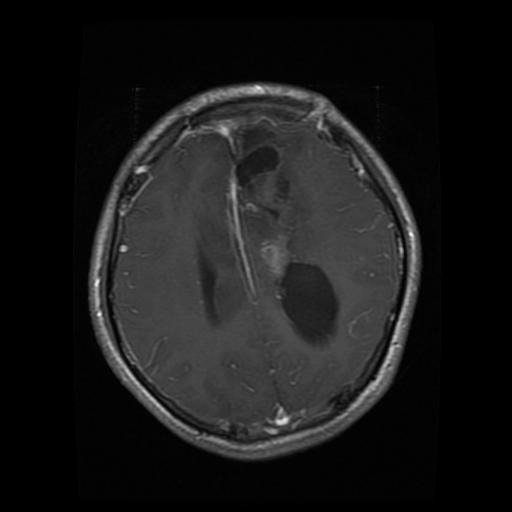
#> input picture Dataset/Brain Tumor MRI images/Tumor/glioma (101).jpg, 512 x 512 px
$ python dev.py
#> lines starting #> are read from the running program, lines starting #| are printed output that depends on the picture
from PIL import Image
import numpy as np
import os
import skfuzzy as fuzz
import matplotlib.pyplot as plt
from skimage.restoration import denoise_tv_chambolle
from skimage.filters import median
from skimage.morphology import closing, square

def load_image(file_path):
    """Load an image from a file, converting it to grayscale if needed."""
    try:
        img = Image.open(file_path)
#> img is the input picture: PIL image 512x512 RGB; min 0, max 255, mean 25.3
        img = img.convert('L')  # Convert to grayscale
#> img: PIL image 512x512 L
        return np.array(img)
    except Exception as e:
        print(f"Error loading image {file_path}: {e}")
        return None

def preprocess_image(image):
    """Preprocess the image using anisotropic diffusion filtering and normalization."""
    # Apply anisotropic diffusion filtering
    denoised_image = denoise_tv_chambolle(image, weight=0.1)
    # Apply median filtering to remove salt-and-pepper noise
    denoised_image = median(denoised_image, square(3))
    # Normalize the image
    normalized_image = (denoised_image - np.min(denoised_image)) / (np.max(denoised_image) - np.min(denoised_image))
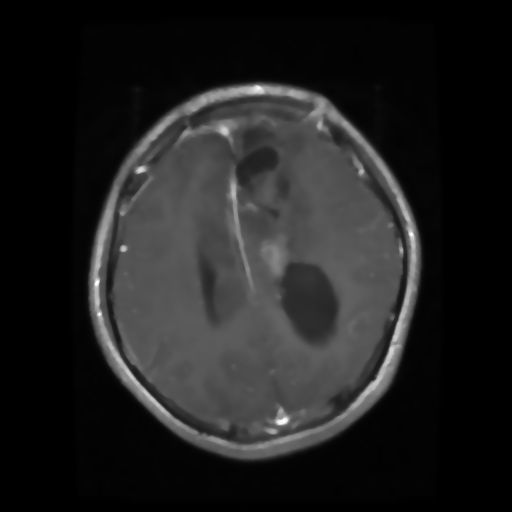
#> normalized_image: shape (512, 512) float64; min 0, max 1, mean 0.129
    return normalized_image

def fuzzy_c_means_segmentation(image, n_clusters=3, m=2, error=0.005, max_iter=100):
    """Apply Fuzzy C-Means clustering to the image."""
    # Flatten the image to 1D (each pixel is a feature)
    img_flat = image.flatten()
    # Reshape for compatibility with the FCM function
    img_flat = img_flat[None, :]  # shape becomes (1, num_pixels)
    # Apply fuzzy c-means clustering
    cntr, u, u0, d, jm, p, fpc = fuzz.cmeans(img_flat, n_clusters, m, error=error, maxiter=max_iter)
    # Reshape the fuzzy partition matrix to the original image size
    segmentation = np.argmax(u, axis=0).reshape(image.shape)
    return segmentation

def double_estimation(initial_segmentation, image, n_clusters=3, m=2, error=0.005, max_iter=100):
    """Refine the initial segmentation using a double estimation technique."""
    # This is a placeholder for the double estimation process
    # You can implement additional refinement steps here
    # For example, re-clustering with additional constraints or post-processing
    refined_segmentation = fuzzy_c_means_segmentation(image, n_clusters, m, error, max_iter)
    # Apply morphological closing to refine the segmentation
    refined_segmentation = closing(refined_segmentation, square(3))
    return refined_segmentation

def save_segmented_image(segmentation, output_path):
    """Save the segmented image to the specified path."""
    plt.imsave(output_path, segmentation, cmap='jet')

def main():
    base_directory = r"C:\Users\mavee\Downloads\Dataset\Brain Tumor MRI images"
    output_base_directory = r"C:\Users\mavee\Downloads\Processed_Images"
    subdirectories = ['Tumor', 'Healthy']

    for subdir in subdirectories:
        input_directory = os.path.join(base_directory, subdir)
        output_directory = os.path.join(output_base_directory, subdir)

        # Create output directory if it doesn't exist
        os.makedirs(output_directory, exist_ok=True)

        for root, _, files in os.walk(input_directory):
            for file in files:
                if file.lower().endswith(('.png', '.jpg', '.jpeg', '.tif')):
                    file_path = os.path.join(root, file)
                    print(f"Processing file: {file_path}")
                    image = load_image(file_path)
                    if image is not None:
                        # Preprocess the image
                        preprocessed_image = preprocess_image(image)
                        # Initial segmentation using FCM
                        initial_segmentation = fuzzy_c_means_segmentation(preprocessed_image)
                        # Refine the segmentation using double estimation
                        final_segmentation = double_estimation(initial_segmentation, preprocessed_image)
                        # Save the segmented image
                        output_file_path = os.path.join(output_directory, file)
                        save_segmented_image(final_segmentation, output_file_path)
                        print(f"Saved segmented image to {output_file_path}")

if __name__ == "__main__":
    main()
#> (the call stopped at in fuzzy_c_means_segmentation, `cntr, u, u0, d, jm, p, fpc = fuzz.cmeans(img_flat, n_clusters, m, erro..`: skfuzzy is not available in this run)

$ run again, on Dataset/Brain Tumor MRI images/Tumor/glioma (138).jpg
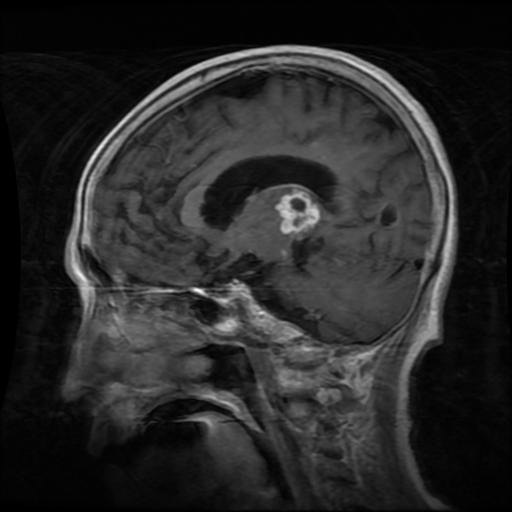
#> input picture Dataset/Brain Tumor MRI images/Tumor/glioma (138).jpg, 512 x 512 px
#> in load_image, img is the input picture: PIL image 512x512 RGB; min 0, max 251, mean 40
#> img: PIL image 512x512 L
#> in preprocess_image, `normalized_image = (denoised_image - np.min(denoised_image)) / (np.max..`:
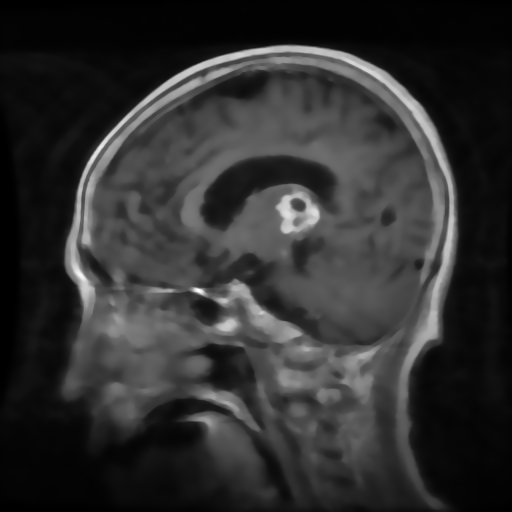
#> normalized_image: shape (512, 512) float64; min 0, max 1, mean 0.189
